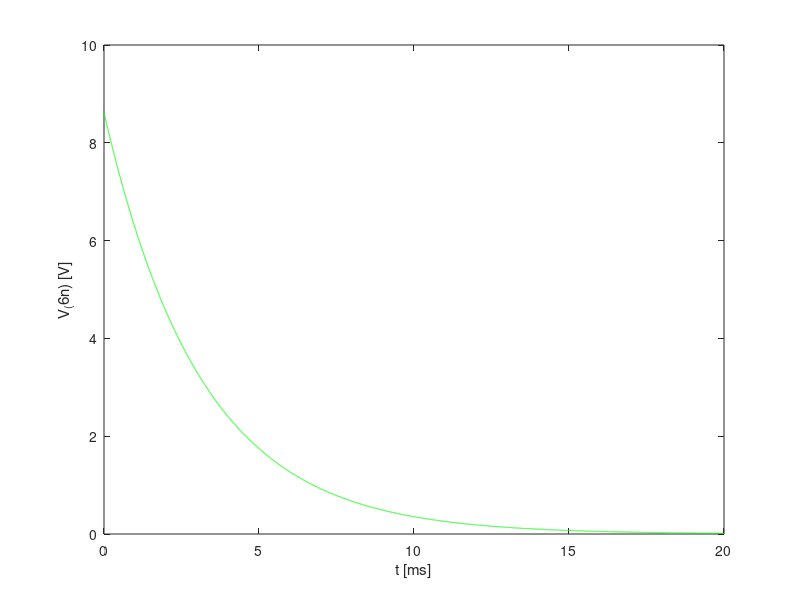

Here is the MATLAB script that generated this plot:
close all
clear all

format long

%%Variable Values
R1 = 1.02597459645e3; 
R2 = 2.02178008702e3; 
R3 = 3.03144887426e3; 
R4 = 4.13109833342e3; 
R5 = 3.09601431108e3; 
R6 = 2.01920057699e3; 
R7 = 1.02918842978e3; 
Vs = 5.1256272592; 
C = 1.011814928e-6; 
Kb = 7.28538907285e-3; 
Kd = 8.0919603219e3;


G1=1/R1;
G2=1/R2;
G3=1/R3;
G4=1/R4;
G5=1/R5;
G6=1/R6;
G7=1/R7;


%%-----------------> NODE METHOD to calculate voltages t<0 <-------------------

H=[1,0,0,0,0,0,0; ...
   G1,-G1-G2-G3,G2,G3,0,0,0; ...
   0,G2+Kb,-G2,-Kb,0,0,0; ...
   0,G3,0,-G3-G4-G5,G5,G7,-G7; ...
   0,-Kb,0,Kb+G5,-G5,0,0; ...
   0,0,0,0,0,-G6-G7,G7; ...
   0,0,0,1,0,Kd*G6,-1];
d=[Vs;0;0;0;0;0;0];

V=inv(H)*d;

V1=V(1);
V2=V(2);
V3=V(3);
V4=0;
V5=V(4);
V6=V(5);
V7=V(6);
V8=V(7);


%printf('$I_b$ = %e\n$I_d$ = %e\n$I_{R1}$ = %e\n$I_{R2}$ = %e\n$I_{R3}$ = %e\n$I_{R4}$ = %e\n$I_{R5}$ = %e\n$I_{R6}$ = %e\n$I_{R7}$ = %e\n',Ib,Id,IR1,IR2,IR3,IR4,IR5,IR6,IR7);


printf('op_TAB\n');
printf('$V_1$ = %.11f\n$V_2$ = %.11f\n$V_3$ = %.11f\n$V_4$ = %.11f\n$V_5$ = %.11f\n$V_6$ = %.11f\n$V_7$ = %.11f\n$V_8$ = %.11f\n', V1,V2,V3,V4,V5,V6,V7,V8);
printf('op_END\n');

%%-----------------> Calculate equivalent resistor <-------------------

Vx=V6-V8;

%H=[1,0,0,0,0,0,0; ...
%   G1,-G1-G2-G3,G2,G3,0,0,0; ...
%   0,G2+Kb,-G2,-Kb,0,0,0; ...
%   0,0,0,1,0,Kd*G6,-1; ...
%   0,0,0,0,1,0,-1; ...
%   0,0,0,0,0,-G6-G7,G7; ...
%   G1,-G1,0,-G4,0,-G6,0];
Vs=0;  
H=[1,0,0,0,0,0,0; ...
   G1,-G1-G2-G3,G2,G3,0,0,0; ...
   0,G2+Kb,-G2,-Kb,0,0,0; ...
   0,0,0,1,0,Kd*G6,-1; ...
   0,0,0,0,1,0,-1; ...
   0,0,0,0,0,-G6-G7,G7; ...
   G4,G3,0,-G3-G4,0,G6+G7,-G7];   

   
d=[Vs;0;0;0;Vx;0;0];

V=inv(H)*d;

V1=V(1);
V2=V(2);
V3=V(3);
V4=0;
V5=V(4);
V6=V(5);
V7=V(6);
V8=V(7);


Ix=G5*(V5-V6)-Kb*(V2-V5);
%Ix=-G7*(V7-V8)+Kd*G6*V7;
Req=Vx/Ix; 
Req=-Req; %Não sabemos ainda o erro do Ix


%printf('$I_b$ = %e\n$I_d$ = %e\n$I_{R1}$ = %e\n$I_{R2}$ = %e\n$I_{R3}$ = %e\n$I_{R4}$ = %e\n$I_{R5}$ = %e\n$I_{R6}$ = %e\n$I_{R7}$ = %e\n',Ib,Id,IR1,IR2,IR3,IR4,IR5,IR6,IR7);


printf('op_TAB\n');
printf('$V_1$ = %.11f\n$V_2$ = %.11f\n$V_3$ = %.11f\n$V_4$ = %.11f\n$V_5$ = %.11f\n$V_6$ = %.11f\n$V_7$ = %.11f\n$V_8$ = %.11f\n', V1,V2,V3,V4,V5,V6,V7,V8);
printf('op_END\n');

%%-----------------> Calculate natural solution <-------------------

t=0:1e-6:20e-3;

wn=-1/(Req*C);

vc_n=Vx*exp(wn*t);

nat_sol = figure ();
plot (t*1000, vc_n, "g"); 
xlabel ("t [ms]");
ylabel ("V_(6n) [V]");
print (nat_sol, "nat_sol.eps", "-depsc");


%%-----------------> Calculate forced solution <-------------------

f=1000;
w=2*pi*f;
Zc=1/(j*w*C);
Gc=1/Zc;
Vs=exp(-pi/2*j);

H=[1,0,0,0,0,0,0; ...
   G1,-G1-G2-G3,G2,G3,0,0,0; ...
   0,G2+Kb,-G2,-Kb,0,0,0; ...
   0,G3,0,-G3-G4-G5,G5+Gc,G7,-Gc-G7; ...
   0,-Kb,0,Kb+G5,-G5-Gc,0,Gc; ...
   0,0,0,0,0,-G6-G7,G7; ...
   0,0,0,1,0,Kd*G6,-1];
d=[Vs;0;0;0;0;0;0];

V=inv(H)*d;

V1=V(1);
V2=V(2);
V3=V(3);
V4=0;
V5=V(4);
V6=V(5);
V7=V(6);
V8=V(7);


printf('op_TAB\n');
printf('$V_1$ = %fe^{%fj}\n$V_2$ = %fe^{%fj}\n$V_3$ = %fe^{%fj}\n$V_4$ = %fe^{%fj}\n$V_5$ = %fe^{%fj}\n$V_6$ = %fe^{%fj}\n$V_7$ = %fe^{%fj}\n$V_8$ = %fe^{%fj}\n', abs(V1),angle(V1),abs(V2),angle(V2),abs(V3),angle(V3),abs(V4),angle(V4),abs(V5),angle(V5),...
abs(V6),angle(V6),abs(V7),angle(V7),abs(V8),angle(V8));
printf('op_END\n');

%%-----------------> Calculate total solution <-------------------






